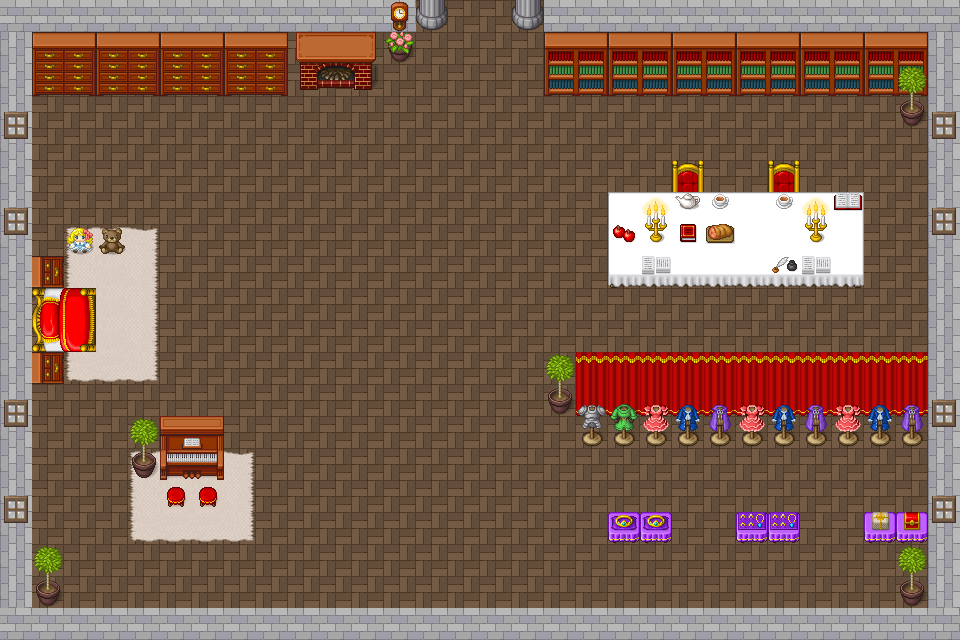

A 2D game scene composited from a Tiled map and its tileset images. What follows is a short description and the map's XML, with each tile layer's data collapsed to a summary:
An orthogonal 30x20 tile map with 32x32 px tiles, 4 tile layers (groundLayer, chairLayer, objectLayer, decoLayer), 2 tilesets and 1 object (start).

<map version="1.9" tiledversion="1.9.2" orientation="orthogonal" renderorder="right-down" width="30" height="20" tilewidth="32" tileheight="32" infinite="0" nextlayerid="7" nextobjectid="6">
 <editorsettings>
  <export format="json" />
 </editorsettings>
 <tileset firstgid="1" name="1" tilewidth="32" tileheight="32" tilecount="1064" columns="8">
  <image source="pipoya.png" width="256" height="4256" />
 </tileset>
 <tileset firstgid="1065" name="1" tilewidth="32" tileheight="32" tilecount="1064" columns="8">
  <image source="pipoya.png" width="256" height="4256" />
 </tileset>
 <layer id="1" name="groundLayer" width="30" height="20">
  <data>[600 cells, 600 non-empty, 2 distinct tile ids]</data>
 </layer>
 <layer id="5" name="chairLayer" width="30" height="20">
  <data>[600 cells, 31 non-empty, 11 distinct tile ids]</data>
 </layer>
 <layer id="2" name="objectLayer" width="30" height="20">
  <data>[600 cells, 138 non-empty, 45 distinct tile ids]</data>
 </layer>
 <layer id="4" name="decoLayer" width="30" height="20">
  <data>[600 cells, 57 non-empty, 27 distinct tile ids]</data>
 </layer>
 <objectgroup id="6" name="Object Layer 1">
  <object id="1" name="start" x="483" y="46">
   <point />
  </object>
 </objectgroup>
</map>
